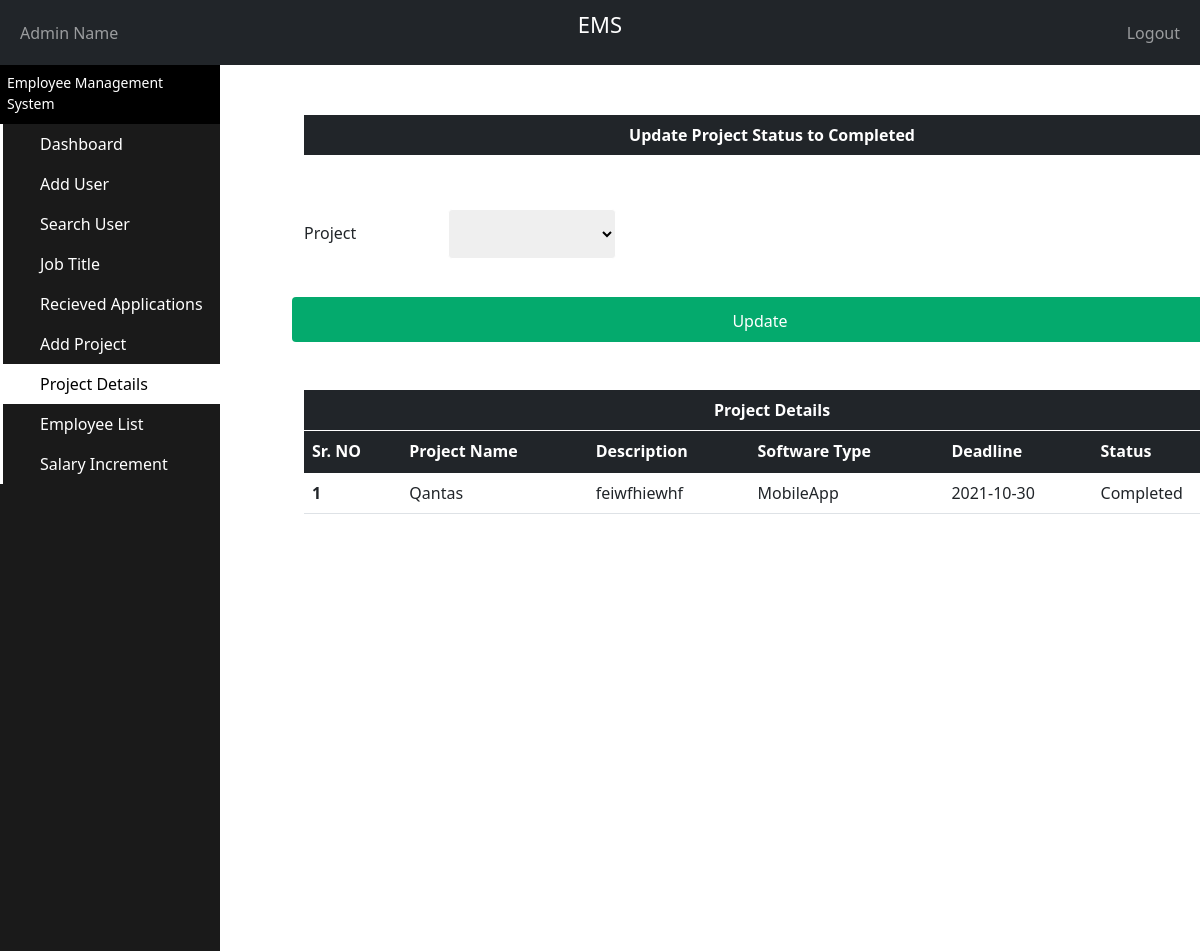
Screenshot of /PHP/Admin_ProjectDetails.php with the database file from the repository.
### tables this page shows
CREATE TABLE `project_info` (
  `Project_ID` int(11) NOT NULL,
  `ProjectName` varchar(50) NOT NULL,
  `CustomerName` varchar(50) NOT NULL,
  `Email` varchar(50) NOT NULL,
  `PhoneNumber` varchar(11) NOT NULL,
  `StartDate` date DEFAULT NULL,
  `EndDate` date DEFAULT NULL,
  `CustomerType` varchar(25) NOT NULL,
  `SoftwareType` varchar(25) NOT NULL,
  `Description` varchar(500) NOT NULL,
  `Status` varchar(25) NOT NULL
);

### PHP/Admin_ProjectDetails.php (the view, shortened to what this page needs)
<?php
  include "Connection.php";
?>
<!doctype html>
<html lang="en">
  <head>
    <link href="https://cdn.jsdelivr.net/npm/bootstrap@5.1.1/dist/css/bootstrap.min.css" rel="stylesheet">
  </head>
  <body>
    <nav class="navbar navbar-expand-md navbar-dark bg-dark">
      <div class="container-fluid">
        <div class="navbar-collapse collapse w-100 order-1 order-md-0 dual-collapse2">
          <ul class="navbar-nav me-auto">
            <li class="nav-item active">
              <a class="nav-link" href="Admin_PersonalDetails.php">
                <?php
                  if(isset($_SESSION['fname']) && isset($_SESSION['lname']))
                  {
                    echo"$_SESSION[fname] $_SESSION[lname]";
                    $ID = $_SESSION["uid"];
                    $sql = "SELECT * FROM admin_info WHERE Admin_ID='$ID'";
                    if($result = mysqli_query($con, $sql))
                    {
                      $count = mysqli_num_rows($result);
                      if($count != 1)
                      {
                        echo "<script> location.href='Logout.php'; </script>" ;
                      }
                    }
                    else{
                      echo "<script> location.href='Logout.php'; </script>" ;
                    }
                  }
                  else
                   echo"Admin Name";
                  ?>
              </a>
            </li>
          </ul>
        </div>
        <div class="mx-auto order-0">
          <p style="color: white;font-size:22px;">EMS</p>
        </div>
        <div class="navbar-collapse collapse w-100 order-3 dual-collapse2">
          <ul class="navbar-nav ms-auto">
            <li class="nav-item">
              <a class="nav-link" href="Login.php">Logout</a>
            </li>
          </ul>
        </div>
      </div>
    </nav>
    <div style="position:fixed;" class="sidebar-container">
      <div  class="sidebar-logo">
        <span> Employee Management System </span>
      </div>
      <ul class="sidebar-navigation">
        <li>
          <a style="text-decoration: none;" href="Admin_Dashboard.php">
            <i class="fa fa-home" aria-hidden="true"></i> Dashboard
          </a>
        </li>
        <li>
          <a style="text-decoration: none;" href="Admin_AddUser.php">
            <i class="fa fa-tachometer" aria-hidden="true"></i> Add User
          </a>
        </li>
        <li>
          <a style="text-decoration: none;" href="Admin_SearchUser.php">
            <i class="fa fa-tachometer" aria-hidden="true"></i> Search User
          </a>
        </li>
        <li>
          <a style="text-decoration: none;" href="Admin_JobTitle.php">
            <i class="fa fa-tachometer" aria-hidden="true"></i> Job Title
          </a>
        </li>
        <li>
          <a style="text-decoration: none;" href="Admin_Complaint.php">
            <i class="fa fa-tachometer" aria-hidden="true"></i> Recieved Applications
          </a>
        </li>
        <li>
          <a style="text-decoration: none;" href="Admin_AddProject.php">
            <i class="fa fa-tachometer" aria-hidden="true"></i> Add Project
          </a>
        </li>
        <li>
          <a style="text-decoration: none;background-color: white;color: black;" href="Admin_ProjectDetails.php">
            <i class="fa fa-tachometer" aria-hidden="true"></i> Project Details
          </a>
        </li>
        <li>
          <a style="text-decoration: none;" href="Admin_EmployeeList.php">
          <i class="fa fa-tachometer" aria-hidden="true"></i> Employee List
          </a>
        </li>
        <li>
            <a style="text-decoration: none;" href="Admin_SalaryIncrease.php">
                <i class="fa fa-tachometer" aria-hidden="true"></i> Salary Increment
          </a>
        </li>
      </ul>
    </div>
    <div class="content-container">
      <div class="container-fluid">
        <div style="width:90%;overflow-y: scroll; height:85%;position:fixed" class="container">
            <div style="width:90%;margin-left: 5%;margin-top: 1%;float:left;"class="jumbotron" >
                <table style="margin-bottom: 0px;padding-bottom: 0px;"class="table">
                  <thead class="table-dark">
                    <tr >
                      <th style="text-align: center;border-bottom: 1px solid white;">Update Project Status to Completed</th>
                    </tr>
                  </thead>
                </table>
            </div>
              <form style="width:90%;margin-left: 5%;margin-top: 10%;"action="Admin_PHPProjectDescription.php" method='post'>
                <div style="font-size: 18;"class="row">
                    <div style="width:15%;margin-left: 0%;">
                         <label for="Project">Project</label>
                    </div>
                    <div style="width: 20%">
                        <select  value="Project" id="Project" name="Project">';
                        </select>
                          </div>
                    <div style="margin-top: 4%;"class="row">
                        <input style="height:45px"type="submit" value="Update">
                    </div>
                </form>
        <div style="width:100%;margin-left: 0%;margin-top: 5%;float:left;"class="jumbotron" >
                <table style="margin-bottom: 0px;padding-bottom: 0px;"class="table">
                  <thead class="table-dark">
                    <tr >
                      <th style="text-align: center;border-bottom: 1px solid white;">Project Details</th>
                    </tr>
                  </thead>
                </table>
            </div>
            <div style="margin-top:0%;width: 100%;margin-left:0%;float: left;overflow:hidden;overflow-y: scroll;height: 500px; // change this to desired height">
                <table style="margin-top:0px;padding-top: 0px"class="table">
            <thead class="table-dark">
              <tr>
              <th scope="col">Sr. NO</th>
                <th scope="col">Project Name</th>
                <th scope="col">Description</th>
                <th scope="col">Software Type</th>
                <th scope="col">Deadline</th>
                <th scope="col">Status</th>
              </tr>
            </thead>
            <tbody>
            <?php
            $sql = "SELECT * FROM project_info WHERE Project_ID !='0'";
            $result = mysqli_query($con, $sql);
            $i = 1;
            while($row=mysqli_fetch_array($result))
            {
                echo"
              <tr>
                <th>".$i."</th>
                <td>".$row['ProjectName']."</td>
                <td>".$row['Description']."</td>
                <td>".$row['SoftwareType']."</td>
                <td>".$row['EndDate']."</td>
                <td>".$row['Status']."</td>
              </tr>";
              $i++;
            }
            ?>
            </tbody>
          </table>
                </div>
        </div>
      </div>
    </div>
  </body>
</html>

### PHP/Admin_ProjectDetails.php (style rules this page uses)
.sidebar-container { position: fixed; width: 220px; height: 100%; left: 0; overflow-x: hidden; overflow-y: auto; background: #1a1a1a; color: #fff; }
.content-container { padding-top: 20px; }
.sidebar-logo { padding: 7px 15px 10px 7px; font-size: 14px; background-color: #000000; }
.sidebar-navigation { padding: 0; margin: 0; list-style-type: none; position: relative; }
.sidebar-navigation li { background-color: transparent; position: relative; display: inline-block; width: 100%; line-height: 20px; }
.sidebar-navigation li a { padding: 10px 15px 10px 30px; display: block; color: #fff; }
.sidebar-navigation li::before { background-color: white; position: absolute; content: ''; height: 100%; left: 0; top: 0; -webkit-transition: width 0.2s ease-in; transition: width 0.2s ease-in; color: #000000; width: 3px; z-index: -1; }
.content-container { padding-left: 220px; }
input[type=text], select, textarea { width: 100%; padding: 12px; border: 1px solid rgb(255, 255, 255); border-radius: 4px; box-sizing: border-box; resize: vertical; }
input[type=email], select, textarea { width: 100%; padding: 12px; border: 1px solid rgb(255, 255, 255); border-radius: 4px; box-sizing: border-box; resize: vertical; }
label { padding: 12px 12px 12px 0; display: inline-block; }
input[type=submit] { background-color: #04AA6D; color: rgb(255, 255, 255); padding: 12px 20px; border: none; border-radius: 4px; cursor: pointer; float: right; }
.container { border-radius: 5px; background-color: #ffffff; padding: 20px; }
.row:after { content: ""; display: table; clear: both; }

### rows the page displays
project_info: ProjectName "Qantas", Description "feiwfhiewhf", SoftwareType "MobileApp", EndDate "2021-10-30", Status "Completed"
